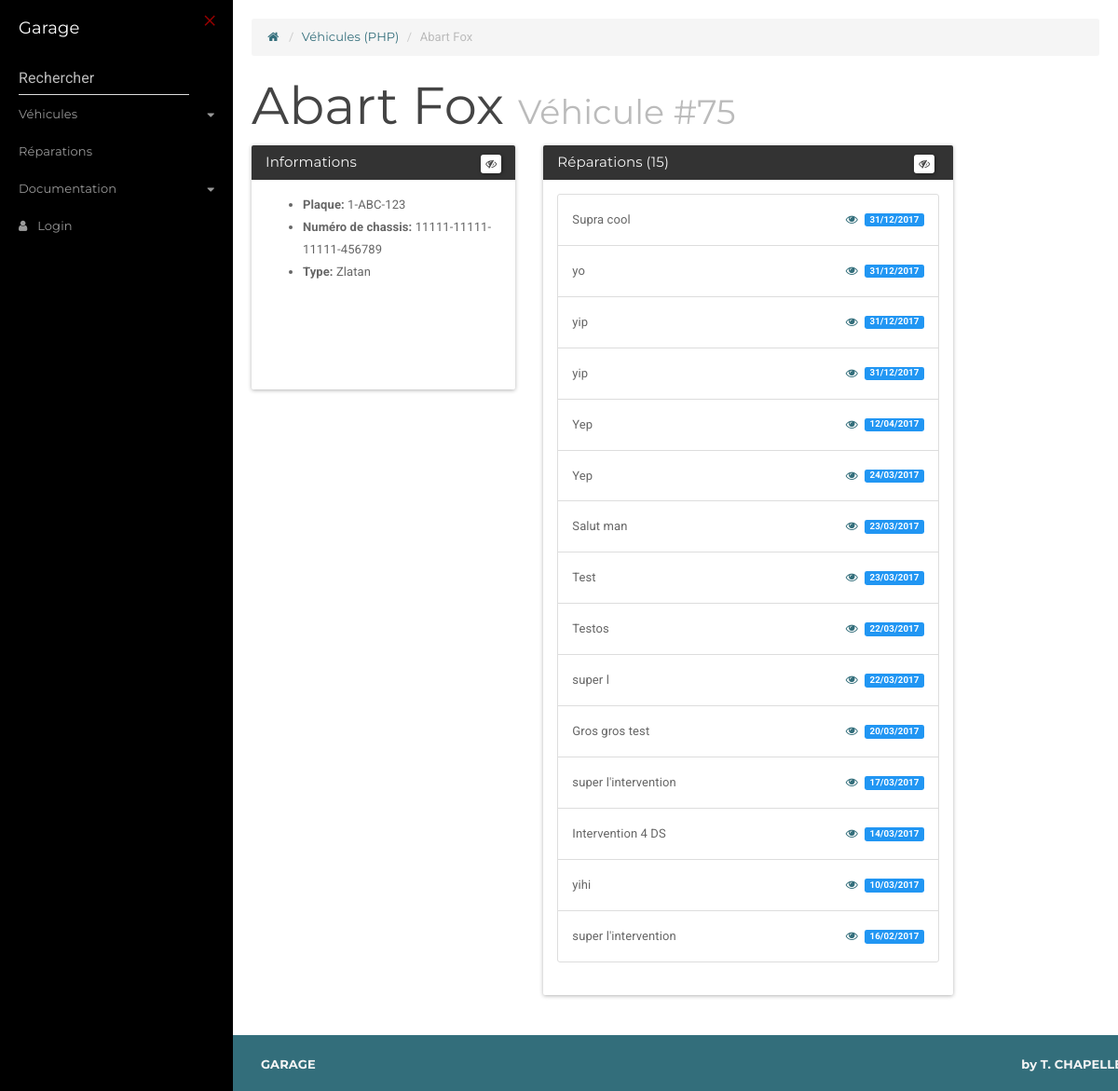
The app's page /index.php?p=vehicules.show&id=75 with its own data.
### tables this page shows
CREATE TABLE IF NOT EXISTS `vehicules` (
  `id` int(11) NOT NULL AUTO_INCREMENT,
  `numero_chassis` varchar(255) NOT NULL,
  `plaque` varchar(255) NOT NULL,
  `marque` varchar(255) NOT NULL,
  `modele` varchar(255) NOT NULL,
  `type` varchar(255) NOT NULL,
  PRIMARY KEY (`id`)
);

CREATE TABLE IF NOT EXISTS `reparations` (
  `id` int(11) NOT NULL AUTO_INCREMENT,
  `intervention` varchar(255) NOT NULL,
  `description` text NOT NULL,
  `vehicule_FK` int(11) NOT NULL,
  `date` date NOT NULL,
  PRIMARY KEY (`id`)
);

### core/Controller/Controller.php (called while the page is built, shortened)
<?php
class Controller {
    protected $viewPath;
    public function render($view, $params = []) {
        extract($params);
        require($this->viewPath . $view . '.php');
    }
}

### core/Models/Model.php (called while the page is built, shortened)
<?php
class Model {
    protected $table;
    public $db;
    public function __construct(Db $db) {
        $this->db = $db;
        if (is_null($this->table)) {
            $parts = explode('\\', get_class($this));
            $className = end($parts);
            $this->table = strtolower(str_replace('Model', '', $className));
        }
    }
    public function requete($sql, $params = null, $one = false) {
        if ($params) {
            return $this->db->prepare(
                            $sql, $params, str_replace('Model', 'Entite', get_class($this)), $one);
        } else {
            return $this->db->requete(
                            $sql, str_replace('Model', 'Entite', get_class($this)), $one);
        }
    }
    public function find($id) {
        return $this->requete(""
                        . "SELECT * FROM "
                        . $this->table . "
                   WHERE id = ? "
                        , [$id], get_called_class(), true);
    }
}

### core/Db/Db.php (called while the page is built, shortened)
<?php
class Db {
    private $dbhost;
    private $dbname;
    private $dbuser;
    private $dbpass;
    private $pdo;
    public function __construct($dbhost, $dbname, $dbuser, $dbpass) {
        $this->dbhost = $dbhost;
        $this->dbname = $dbname;
        $this->dbuser = $dbuser;
        $this->dbpass = $dbpass;
    }
    public function getPDO() {
        if ($this->pdo === null) {
            $pdo = new PDO("mysql:host=$this->dbhost;dbname=$this->dbname", $this->dbuser, $this->dbpass, [PDO::MYSQL_ATTR_INIT_COMMAND => 'SET NAMES utf8']);
            $pdo->setAttribute(PDO::ATTR_ERRMODE, PDO::ERRMODE_EXCEPTION);
            $this->pdo = $pdo;
        }
        return $this->pdo;
    }
    public function prepare($sql, $params, $classe = null, $one = false) {
        $req = $this->getPDO()->prepare($sql);
        $res = $req->execute($params);
        if ($classe === null) {
            $req->setFetchMode(PDO::FETCH_OBJ);
        } else {
            $req->setFetchMode(PDO::FETCH_CLASS, $classe);
        }
        if ($one) {
            $data = $req->fetch();
        } else {
            $data = $req->fetchAll();
        }
        return $data;
    }
}

### app/Autoloader.php (called while the page is built, shortened)
<?php
class Autoloader {
    static function autoload($nomClasse) {
        if (strpos($nomClasse, __NAMESPACE__ . '\\') === 0 && substr($nomClasse,-3) != 'PDF') {
            $nomClasse = str_replace(__NAMESPACE__ . '\\', '', $nomClasse);
            $nomClasse = str_replace('\\', '/', $nomClasse);
        }
    }
}

### core/Autoloader.php (called while the page is built, shortened)
<?php
class Autoloader {
    static function autoload($nomClasse) {
        if (strpos($nomClasse, __NAMESPACE__ . '\\') === 0) {
            $nomClasse = str_replace(__NAMESPACE__ . '\\', '', $nomClasse);
            $nomClasse = str_replace('\\', '/', $nomClasse);
        }
    }
}

### app/Models/ReparationsModel.php (called while the page is built, shortened)
<?php
class ReparationsModel extends Model {
    public function findByVehiculeId($id) {
        return $this->requete("SELECT * FROM " . $this->table . " WHERE vehicule_FK = ? ORDER BY date DESC", [$id]);
    }
}

### app/views/vehicules/show.php (the view, shortened to what this page needs)
<ol class="breadcrumb">
    <li><a href="index.php"><i class="fa fa-home fa-fw"></i></a></li>
    <li><a href="index.php?p=vehicules.indexPHP">Véhicules (PHP)</a></li>
    <li class="active"><?= $vehicule->marque . " " . $vehicule->modele ?></li>
</ol>
<h1> <?= $vehicule->marque . " " . $vehicule->modele ?>
    <span class="small">Véhicule #<?= $vehicule->id ?></span>
</h1>
<div class="row">
    <div class="col-sm-10 col-md-4">
        <div class="panel panel-default">
            <div class="panel-heading">
                <h3 class="panel-title">Informations
                    <div class='btn-group pull-right'>
                        <a class="btn btn-xs btn-default show-infos" data-slide="infos" href="#">
                            <i class="fa fa-eye-slash"></i>
                        </a>
                    </div>
                </h3>
            </div>
            <div class="panel-body" id="infos">
                <ul id="infos-ul">
                    <li>
                        <strong>Plaque: </strong> <?= $vehicule->plaque ?>
                    </li>
                    <li>
                        <strong>Numéro de chassis: </strong> <?= $vehicule->numero_chassis ?>
                    </li>
                    <li>
                        <strong>Type: </strong> <?= $vehicule->type ?>
                    </li>
                </ul>
            </div>
        </div>
    </div>
    <div class="col-sm-10 col-md-6">
        <div class="panel panel-default">
            <div class="panel-heading">
                <h3 class="panel-title">Réparations (<?= count($vehicule->reparations) ?>)
                    <div class="btn-group pull-right btn-rep">
                        <a class="btn btn-xs btn-default show-reparations" data-slide="reparations" href="#"
                           data-toggle="tooltip" title="Masquer les réparations">
                            <i class="fa fa-eye-slash"></i>
                        </a>
                    </div>
                </h3>
            </div>
            <div class="panel-body" id="reparations">
                <?php if (!empty($vehicule->reparations)) : ?>
                    <ul class="list-group" id="reparations-ul">
                        <?php foreach ($vehicule->reparations as $reparation) : ?>
                            <li class="list-group-item">
                                <?= $reparation->intervention ?>
                                <span class="label label-primary pull-right" style="margin-top: 5px;">
                                    <?= date("d/m/Y", strtotime($reparation->date)) ?>
                                </span>
                                <a href="#" id="show-reparation-<?= $reparation->id ?>"
                                   class="show-reparation-desc pull-right"
                                   data-toggle="tooltip" title="Afficher la description">
                                    <i id="icon-<?= $reparation->id ?>"
                                       class="fa fa-eye fa-fw" style="margin-right: 5px;"></i>
                                </a>
                            </li>
                        <?php endforeach; ?>
                    </ul>
                <?php endif; ?>
            </div>
        </div>
    </div>
</div>

### assets/css/simple-sidebar.css (style rules this page uses)
body { overflow-x: hidden; }

### assets/css/chapelle.css (style rules this page uses)
html { position: relative; min-height: 100%; }
body { margin-bottom: 60px; }
ol.breadcrumb li a { color: #336e7b; }
.panel-body { min-height: 225px; }
.panel-default>.panel-heading { background-color: #333; color: #f5f5f5 }
ul.list-group > li.list-group-item > a { color: #336e7b }
h1,h2,h3,h4,a, button { font-family: 'Montserrat', sans-serif }
.btn-rep { margin-right: 5px }

### records on screen
vehicules: marque "Abart", modele "Fox", id "75", plaque "1-ABC-123", numero_chassis "11111-11111-11111-456789", type "Zlatan"
reparations: intervention "Supra cool", date "31/12/2017"
reparations: intervention "yo", date "31/12/2017"
reparations: intervention "yip", date "31/12/2017"
reparations: intervention "yip", date "31/12/2017"
reparations: intervention "Yep", date "12/04/2017"
reparations: intervention "Yep", date "24/03/2017"
reparations: intervention "Salut man", date "23/03/2017"
reparations: intervention "Test", date "23/03/2017"
reparations: intervention "Testos", date "22/03/2017"
reparations: intervention "super l", date "22/03/2017"
reparations: intervention "Gros gros test", date "20/03/2017"
reparations: intervention "super l'intervention", date "17/03/2017"
reparations: intervention "Intervention 4 DS", date "14/03/2017"
reparations: intervention "yihi", date "10/03/2017"
reparations: intervention "super l'intervention", date "16/02/2017"

### other values on screen
count($vehicule->reparations) "15"
